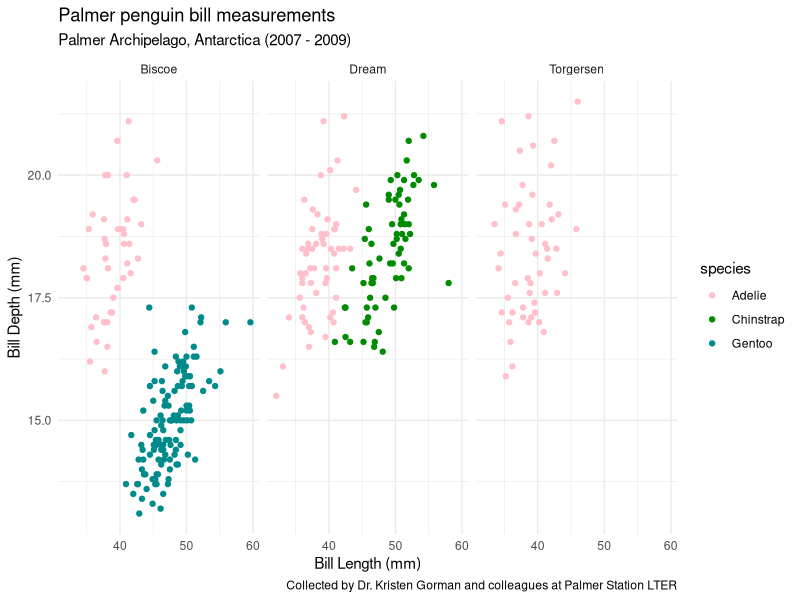

Write the R code that produced this figure.
## ---- chunk 1
fx <- expression(x^2)
## ---- chunk 2
df_dx <- D(expr = fx, name = "x")
df_dx
## ---- chunk 3
x <- 3
eval(df_dx)
## ---- chunk 4
Pa <- expression(2*(3*a+2)^4 - 5)
dP_da <- D(expr = Pa, name = "a")
dP_da

a <- 1.2
eval(dP_da)

## ---- chunk 5
#install.package("tidyverse")
#install.package("palmerpenguins")
library(tidyverse)
library(palmerpenguins)

ggplot(data = penguins, aes(x = bill_length_mm, y = bill_depth_mm)) +
  geom_point(aes(color = species)) +
   scale_color_manual(values = c("pink", "green4", "cyan4")) +
   labs(x = "Bill Length (mm)",
         y = "Bill Depth (mm)",
         title = "Palmer penguin bill measurements",
         subtitle = "Palmer Archipelago, Antarctica (2007 - 2009)",
         caption = "Collected by Dr. Kristen Gorman and colleagues at Palmer Station LTER") +
 facet_wrap(~island) +
 theme_minimal()
